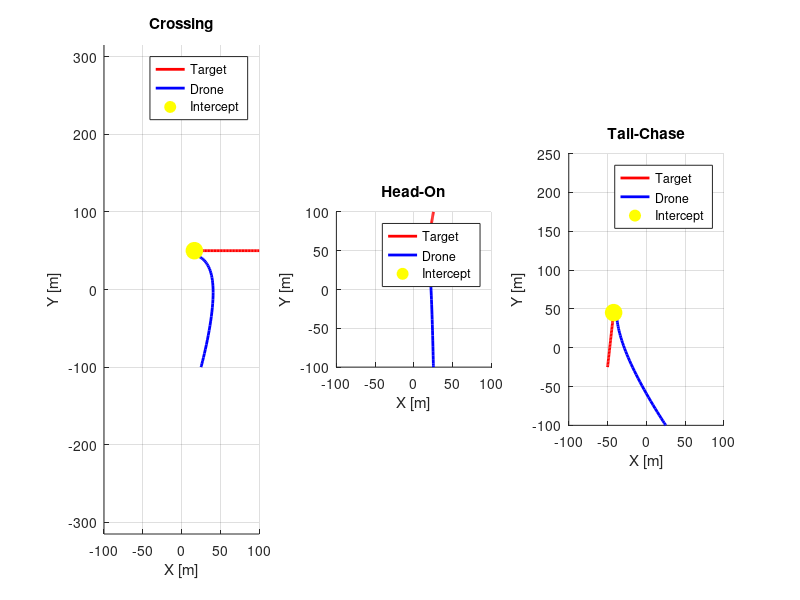

The MATLAB script that drew this image:
function demo_linear_quadratic_tracker_custom_positions()

    %% Simulation Parameters
    dt = 0.1;            % Time step (s)
    T = 300;             % Total simulation time (s)
    timeVec = 0:dt:T;    % Time array

    % Drone speeds (m/s)
    droneSpeedCross = 25;
    droneSpeedHeadOn = 20;
    droneSpeedTail = 24;

    % Target speeds (m/s)
    targetSpeedCross = 19;
    targetSpeedHeadOn = 12;
    targetSpeedTail = 18;

    %% 1) Crossing Scenario
    p0_drone_cross = [25; -100];
    p0_target_cross = [100; 50];
    v_target_cross = [-targetSpeedCross; 0];  % Target moves horizontally left

    [droneCross, targetCross, interceptCross, timeCross] = simulateLinearQuadraticTracker( ...
        p0_drone_cross, p0_target_cross, droneSpeedCross, v_target_cross, dt, timeVec);

    %% 2) Head-On Scenario
    p0_drone_headOn = [25; -100];
    p0_target_headOn = [25; 100];
    v_target_headOn = [-2; -targetSpeedHeadOn];  % Target moves vertically down

    [droneHeadOn, targetHeadOn, interceptHeadOn, timeHeadOn] = simulateLinearQuadraticTracker( ...
        p0_drone_headOn, p0_target_headOn, droneSpeedHeadOn, v_target_headOn, dt, timeVec);

    %% 3) Tail-Chase Scenario
    p0_drone_tail = [25; -100];
    p0_target_tail = [-50; -25];
    v_target_tail = [2; targetSpeedTail];  % Target moves upward with slight horizontal drift

    [droneTail, targetTail, interceptTail, timeTail] = simulateLinearQuadraticTracker( ...
        p0_drone_tail, p0_target_tail, droneSpeedTail, v_target_tail, dt, timeVec);

    %% Display Interception Times
    fprintf('Interception Times:\n');
    fprintf('Crossing Scenario: %.2f seconds\n', timeCross);
    fprintf('Head-On Scenario: %.2f seconds\n', timeHeadOn);
    fprintf('Tail-Chase Scenario: %.2f seconds\n', timeTail);

    %% Plot Results
    figure('Name', 'Linear Quadratic Tracker Scenarios', 'NumberTitle', 'off', 'Color', 'w');

    % Crossing Scenario
    subplot(1, 3, 1); hold on; grid on; axis equal;
    plot(targetCross(1,:), targetCross(2,:), 'r-', 'LineWidth', 2, 'DisplayName', 'Target');
    plot(droneCross(1,:), droneCross(2,:), 'b-', 'LineWidth', 2, 'DisplayName', 'Drone');
    if ~isempty(interceptCross)
        plot(interceptCross(1), interceptCross(2), 'yo', 'MarkerSize', 12, 'MarkerFaceColor', 'y', 'DisplayName', 'Intercept');
    end
    legend('Location', 'best');
    title('Crossing');
    xlabel('X [m]'); ylabel('Y [m]');
    xlim([-100, 100]);

    % Head-On Scenario
    subplot(1, 3, 2); hold on; grid on; axis equal;
    plot(targetHeadOn(1,:), targetHeadOn(2,:), 'r-', 'LineWidth', 2, 'DisplayName', 'Target');
    plot(droneHeadOn(1,:), droneHeadOn(2,:), 'b-', 'LineWidth', 2, 'DisplayName', 'Drone');
    if ~isempty(interceptHeadOn)
        plot(interceptHeadOn(1), interceptHeadOn(2), 'yo', 'MarkerSize', 12, 'MarkerFaceColor', 'y', 'DisplayName', 'Intercept');
    end
    legend('Location', 'best');
    title('Head-On');
    xlabel('X [m]'); ylabel('Y [m]');
    xlim([-100, 100]); ylim([-100, 100]);

    % Tail-Chase Scenario
    subplot(1, 3, 3); hold on; grid on; axis equal;
    plot(targetTail(1,:), targetTail(2,:), 'r-', 'LineWidth', 2, 'DisplayName', 'Target');
    plot(droneTail(1,:), droneTail(2,:), 'b-', 'LineWidth', 2, 'DisplayName', 'Drone');
    if ~isempty(interceptTail)
        plot(interceptTail(1), interceptTail(2), 'yo', 'MarkerSize', 12, 'MarkerFaceColor', 'y', 'DisplayName', 'Intercept');
    end
    legend('Location', 'best');
    title('Tail-Chase');
    xlabel('X [m]'); ylabel('Y [m]');
    xlim([-100, 100]); ylim([-100, 250]);
end

%% ===================================================================== %%
function [dronePath, targetPath, interceptPoint, interceptTime] = simulateLinearQuadraticTracker( ...
    p0_drone, p0_target, droneSpeed, v_target, dt, timeVec)


    % Parameters for LQT
    Q = eye(4);       % State cost matrix
    R = eye(2);       % Control effort cost matrix

    N_steps = length(timeVec);
    interceptionThreshold = 5;  % Interception distance (m)
    interceptPoint = [];
    interceptTime = NaN;  % Default to NaN if no interception

    % Preallocate paths
    dronePath = nan(2, N_steps);
    targetPath = nan(2, N_steps);

    % Initial state
    dronePos = p0_drone;
    targetPos = p0_target;
    droneVel = [0; 0];  % Initial velocity

    % System matrices for LQR
    A = [0 0 1 0; 0 0 0 1; 0 0 0 0; 0 0 0 0];
    B = [0 0; 0 0; 1 0; 0 1];

    % Store initial positions
    dronePath(:,1) = dronePos;
    targetPath(:,1) = targetPos;

    for k = 2:N_steps
        % Update target position
        targetPos = targetPos + v_target * dt;

        % State: [position; velocity]
        state = [dronePos; droneVel];
        targetState = [targetPos; v_target];
        error = state - targetState;

        % Optimal control: u = -K*x
        K = lqr(A, B, Q, R);  % LQR gain
        controlInput = -K * error;

        % Update drone velocity and position
        droneVel = droneVel + controlInput * dt;
        dronePos = dronePos + droneVel * dt;

        % Check for interception
        if norm(targetPos - dronePos) <= interceptionThreshold
            interceptPoint = targetPos;
            interceptTime = timeVec(k);  % Record time of interception
            break;
        end

        % Store positions
        dronePath(:,k) = dronePos;
        targetPath(:,k) = targetPos;
    end

    % Trim unused path entries
    dronePath = dronePath(:, ~isnan(dronePath(1,:)));
    targetPath = targetPath(:, ~isnan(targetPath(1,:)));
end
